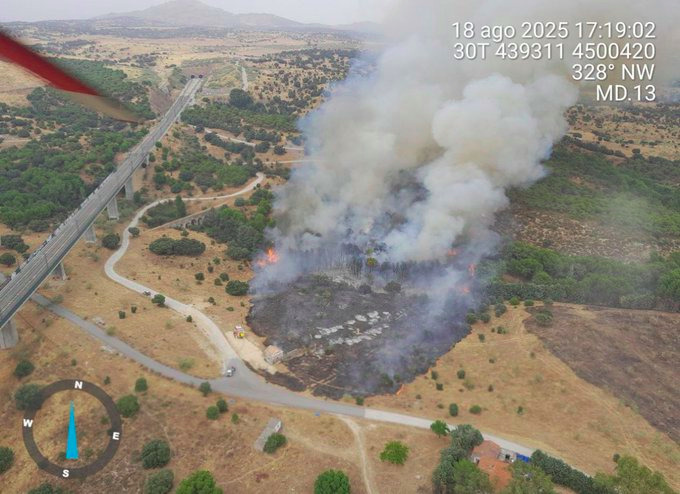
#> input picture images_DB/WhatsApp Image 2026-03-12 at 13.34.37.jpeg, 680 x 494 px, given in place of img.jpg, which was not available
$ jupyter execute --allow-errors coord2image.ipynb   (shell and % lines are left out)   (text cells are left out)
#> lines starting #> are read from the running program, lines starting #| are printed output that depends on the picture; long printed decimals are rounded; pictures that were not available may be replaced by others from this repository, and a replacement may not be noted
[cell 1]
from owslib.wms import WebMapService
from pyproj import Transformer
from shapely import Point
from owslib.wcs import WebCoverageService


import os
import re
import math
location = "fuego14"
def dm2dd(coord_str):
    deg, minutes, seconds, direction =  re.split('[°\'"]', coord_str)
    return (abs(float(deg)) + float(minutes)/60 + float(seconds)/(60*60)) * (-1 if direction in ['W', 'S'] else 1)


locations = {
    "tarifa": {"lat": dm2dd('''36°7'9"N'''),"lng": dm2dd('''5°49'52"W''')},
    "tarifa2": {"lat": dm2dd('''36°7'37"N'''),"lng": dm2dd('''5°50'16"W''')},
    "losacio": {"lat": dm2dd('''41°44'53.268"N'''),"lng": dm2dd('''-5°55'35.088"W''')},
    "uleila": {"lat": dm2dd('''37°12'5.778"N'''),"lng": dm2dd('''-2°11'12.456"W''')},
    "pizarra": {"lat": dm2dd('''36°46'42.378"N'''),"lng": dm2dd('''4°43'29.868"W''')},
    "cabeza": {"lat": dm2dd('''38°34'55"N'''),"lng": dm2dd('''5°20'16"W''')},
    "carracedelo": {"x": 683907,"y": 4687122, "T":29},
    "teruel":  {"x": 633262,"y": 4549637, "T":30},
    "fuego01": {"x": 358787,"y": 4717905, "T":30},
    "fuego02": {"x": 360492,"y": 4717682, "T":30},
    "fuego03": {"x": 360957,"y": 4719131, "T":30},
    "fuego04": {"x": 360709,"y": 4719161, "T":30},
    "fuego05": {"x": 272501,"y": 4604315, "T":30},
    "fuego06": {"x": 259561,"y": 4721527, "T":30},
    "fuego07": {"x": 680017,"y": 4721557, "T":29},
    "fuego08": {"x": 683423,"y": 4700934, "T":29},
    "fuego09": {"x": 738469,"y": 4670119, "T":29},
    "fuego10": {"x": 341876,"y": 4608538, "T":30},
    "fuego11": {"x": 279560,"y": 4745775, "T":30},
    "fuego12": {"x": 666268,"y": 4656622, "T":29},
    "fuego13": {"x": 279423,"y": 4746057, "T":30},
    "fuego14": {"x": 385159,"y": 4493156, "T":30},
    "fuego17": {"x": 454299,"y": 4706205, "T":30},
    "fuego19": {"x": 337191,"y": 4198190, "T":30},
    "fuego20": {"lat": dm2dd('''37°58'32"N'''),"lng": dm2dd('''6°16'4"W''')},
    "fuego21": {"lat": dm2dd('''38°6'27"N'''),"lng": dm2dd('''3°9'52"W''')},
    "fuego22": {"lat": dm2dd('''37°31'11"N'''),"lng": dm2dd('''6°24'31"W''')},
    "fuego23": {"lat": dm2dd('''36°57'12"N'''),"lng": dm2dd('''3°7'41"W''')},
    "fuego24": {"x": 725262,"y": 4731635, "T":29},

}

print(locations[location])
l = locations[location]
scaler = 1
image_size = 2000 * scaler # Número de pixeles de la imagen, Es una imagen cuadrada por lo que el tamaño de la imagen sera image_sizeximage_size
plane_size = 4 * scaler# Tamaño del escenario en Km
if not os.path.isdir ( os.path.join( "locations", location ) ):
    print("Creating directory: " + os.path.join("locations", location ) )
    os.mkdir ( os.path.join("locations", location ) )
SOURCE_IMAGE_PATH = os.path.join("images_DB", location + ".jpeg")
TARGET_IMAGE_PATH = os.path.join("locations", location, location + ".jpeg")
command = "copy " + SOURCE_IMAGE_PATH + " " + TARGET_IMAGE_PATH
print(command)
os.system(command)
#os.popen('copy images_DB/{0}.jpeg locations/{0}/{0}.jpeg'.format(location))

orto_path = os.path.join('locations',location,'orto.png') # Ruta donde guardar la imagen aérea

if ("lat" in l.keys() and "lng" in l.keys()):
    lat = l["lat"]
    lng = l["lng"]
    transformer = Transformer.from_crs(4326, 25830) # Si las coordenadas están en lat / long descomentar esta línea
    point = Point(transformer.transform(lat, lng)) # Transformar coordenadas geográficas a UTM. TODO De momento solo válido para península
    T = 30
else:
    T = l["T"]
    point = Point(l["x"],l["y"]) # Transformar coordenadas geográficas a UTM. TODO De momento solo válido para península

# point = Point(691932, 4182294) # Si las coordenadas están en latitud / longitud comentar esta línea
rect = point.buffer(plane_size * 1000 / 2) # Hay que multiplicar por 1000 para pasar a metros y dividir por dos porque estamos usando el radio respecto al punto de ubicación del dron
print(rect.bounds)
#> (the rest of this cell did not finish here and is left out)

[cell 2]
import os
location = "fuego14"

[cell 3]
os.popen('copy images02/{0}.jpeg {0}/{0}.jpeg'.format(location))

[cell 4]
from owslib.wms import WebMapService
from pyproj import Transformer
from shapely import Point
from owslib.wcs import WebCoverageService

def get_N_tiles(point,location):
#> called with location = 'fuego14'
    neighbours = [[-2,2],[-1,2],[0,2],[1,2],[2,2],
                  [-2,1],[-1,1],[0,1],[1,1],[2,1],
                  [-2,0],[-1,0],[0,0],[1,0],[2,0],
                  [-2,-1],[-1,-1],[0,-1],[1,-1],[2,-1],
                  [-2,-2],[-1,-2],[0,-2],[1,-2],[2,-2]]

    #neighbours = [[-1,1],[0,1],[1,1],
    #              [-1,0],[0,0],[1,0],
    #              [-1,-1],[0,-1],[1,-1]]
    idx = 0
    for coords in neighbours:
        #if idx < 5:
        #    idx += 1
        #    continue
        tmp_x = point.x
        tmp_y = point.y
        # orto_path = os.path.join(location,"orto_"+idx+".png") # Ruta donde guardar la imagen aérea

        tmp_x += coords[0] * plane_size * 1000
        tmp_y += coords[1] * plane_size * 1000
        tempPnt = Point(tmp_x,tmp_y)
        rect = tempPnt.buffer(plane_size * 1000 / 2) # Hay que multiplicar por 1000 para pasar a metros y dividir por dos porque estamos usando el radio respecto al punto de ubicación del dron
        wms = WebMapService('https://www.ign.es/wms-inspire/pnoa-ma', version='1.3.0')
        if location == "carracedelo":
            srs='EPSG:25829',
        else:
            srs='EPSG:25830',

        img = wms.getmap(   layers=['OI.OrthoimageCoverage'],
                            srs='EPSG:25830',
                            bbox=rect.bounds,
                            size=(image_size, image_size),
                            format='image/png'
                                )
        orto_path = os.path.join(location,"orto_"+str(idx)+".png") # Ruta donde guardar la imagen aérea

        with open(orto_path, 'wb') as f:
            f.write(img.read())

        mdt_path = os.path.join(location,"mdt_"+str(idx)+".tif") # Ruta a guardar imagen del modelo digital del terreno

        minx, miny, maxx, maxy = rect.bounds

        wcs = WebCoverageService('https://servicios.idee.es/wcs-inspire/mdt', version='2.0.1')

        wcs.contents

        out = wcs.getCoverage(identifier=[wcs.contents['Elevacion25830_25'].id],
                subsets=[('x', minx, maxx), ('y', miny, maxy)],
                format='GEOTIFFINT16',
                crs='EPSG:25829',
                    )

        with open(mdt_path, 'wb') as f:
            f.write(out.read())


        idx += 1
get_N_tiles(point,location)
#> (the call stopped at in get_N_tiles, `wms = WebMapService('https://www.ign.es/wms-inspire/pnoa-ma', version=..`: owslib is not available in this run)

[cell 5]
from owslib.wcs import WebCoverageService

mdt_path = os.path.join(location,'mdt.tif') # Ruta a guardar imagen del modelo digital del terreno

minx, miny, maxx, maxy = rect.bounds

#> (the rest of this cell did not finish here and is left out)

[cell 6]
import exifread

#> (the rest of this cell did not finish here and is left out)

[cell 7]
l = dm2dd('''48°53'10.18"N''')
from decimal import Decimal, getcontext
getcontext().prec = 12
f = 48.0 + 53.0/60 + 10.18/3600
d = float("48") + float("53")/60 + float("10")/3600
print(l)
print(f)
print(d)
a = 53/60
b = 10.18/3600
print(a)

[cell 8]
from decimal import Decimal, getcontext

# set precision (number of significant digits)
getcontext().prec = 50

a = Decimal('7') / Decimal('60') + Decimal('9') / Decimal('3600')
print(a)

[cell 9]
from PIL import Image
from PIL.ExifTags import TAGS

# open the image
image = Image.open("img.jpg")
#> image is the input picture: PIL image 680x494 RGB; mean R, G, B 142.4, 134.9, 122.5

# extracting the exif metadata
exifdata = image.getexif()

# looping through all the tags present in exifdata
for tagid in exifdata:

    # getting the tag name instead of tag id
    tagname = TAGS.get(tagid, tagid)

    # passing the tagid to get its respective value
    value = exifdata.get(tagid)

    # printing the final result
    print(f"{tagname:25}: {value}")
#> this loop made 0 passes

[cell 10]
import bpy
import math


mdt_path = './mdt.tif' # Ruta a guardar imagen del modelo digital del terreno
orto_path = './orto.png' # Ruta donde guardar la imagen aérea

### SETTINGS

path = "test.png" # Nombre de fichero de la imagen final
plane_size = 4 # Tamaño del escenario en Km

### CAMERA SETTINGS

focal_length = 28 # Distancia focal
sensor_width = 36 # Ancho del sensor de la cámar medido en mm
camera_height = 1.0269 # Altitud de la cámara medida en km. Ojo, tiene que ser superior a la altitud del terreno en el punto (0,0)
rotation_euler_x = 65 # Rotación euler sobre eje x medida en grados
rotation_euler_y = 8 # Rotación euler sobre eje y medida en grados
rotation_euler_z = 67 # Rotación euler sobre eje z medida en grados

if "Cube" in bpy.data.meshes: # Borra el cubo inicial
    mesh = bpy.data.meshes["Cube"]
    print("removing mesh", mesh)
    bpy.data.meshes.remove(mesh)

#> (the rest of this cell did not finish here and is left out)

[cell 11]
import importlib
import utils
import pandas as pd
import geopandas as gpd

importlib.reload(utils)

#> (the rest of this cell did not finish here and is left out)

#> (a cell that did not finish here is left out)

[cell 13]
## Versión interactiva. Se muestra imagen y se guardan las coordenas de los pixeles en los que se ha clickado

import matplotlib.pyplot as plt
import matplotlib.image as mpimg

fig = plt.figure(figsize=(20,30))

img=mpimg.imread('./losacio/orig.jpeg')
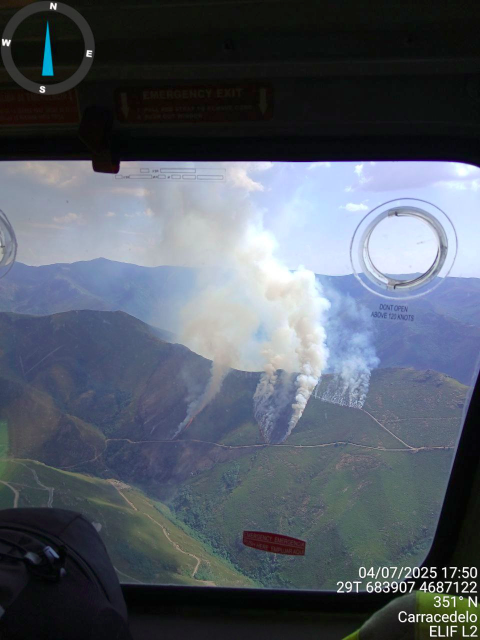
#> input picture images_DB/carracedelo.jpeg, 960 x 1280 px, given in place of orig.jpeg, which was not available (shown at 1/2 size)
#> img is the input picture: shape (1280, 960, 3); mean R, G, B 84.5, 91.8, 102.8

img_points = []

def onclick(event):
    ix, iy = event.xdata, event.ydata
    img_points.append([ix, iy])

cid = fig.canvas.mpl_connect('button_press_event', onclick)

imgplot = plt.imshow(img)

plt.show()

[cell 14]
import numpy as np
from PIL import Image
def mem_footprint(path1):
#> called with path1 = 'images/losacio.jpeg'
    img = np.array(Image.open(path1))
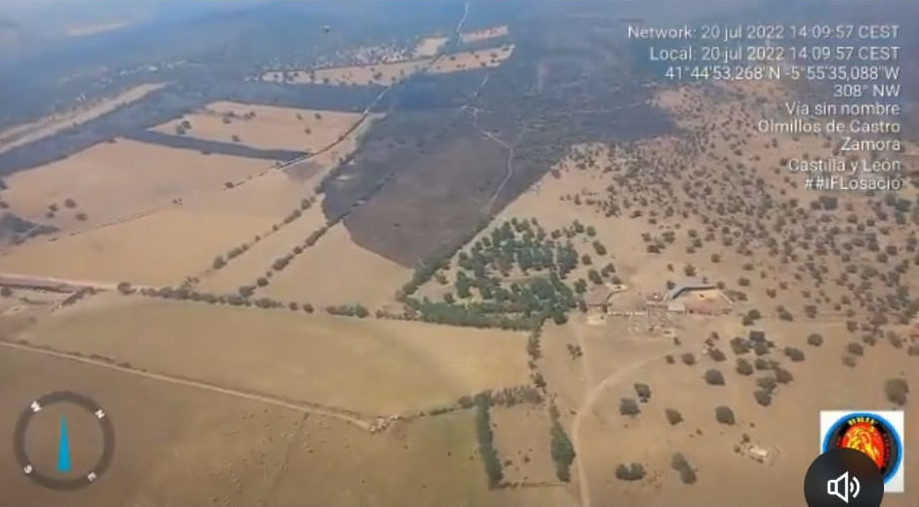
#> input picture images_DB/losacio.jpeg, 919 x 507 px, found by its file name
#> img is the input picture: shape (507, 919, 3); mean R, G, B 143.8, 131.5, 121.5
    mem_bytes = img.nbytes
#> mem_bytes = 1397799
    memory_mb = mem_bytes /(1024**2)
#> memory_mb = 1.33
    print(memory_mb, "MB in RAM")
#| 1.333 MB in RAM

path1 = "images/losacio.jpeg"
path2 = "images/cabeza.jpeg"
mem_footprint(path1)
mem_footprint(path2)
#> call 2 of mem_footprint, with path1 = 'images/cabeza.jpeg'
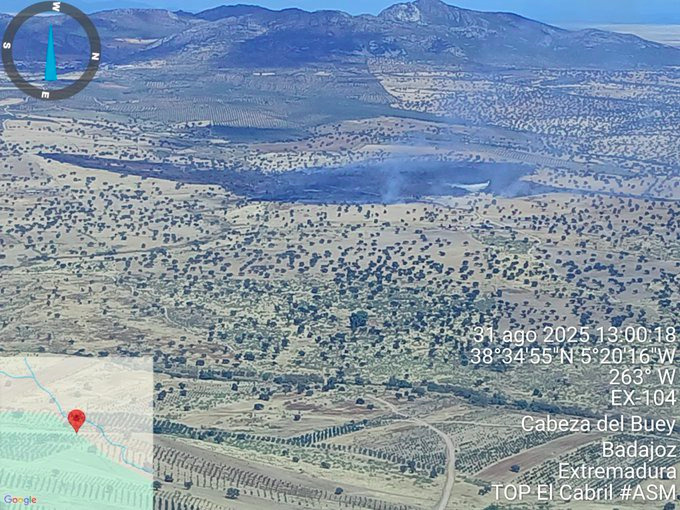
#> input picture images_DB/cabeza.jpeg, 680 x 510 px, found by its file name
#> in mem_footprint, img is the input picture: shape (510, 680, 3); mean R, G, B 131, 148.7, 165.3
#> in mem_footprint (call 2), `mem_bytes = img.nbytes`: mem_bytes = 1040400
#> in mem_footprint (call 2), `memory_mb = mem_bytes /(1024**2)`: memory_mb = 0.992
#| 0.9922 MB in RAM
img1 = np.array(Image.open(path1))
img2 = np.array(Image.open(path2))
print(img1.shape)
#| (507, 919, 3)
print(img2.shape)
#| (510, 680, 3)
